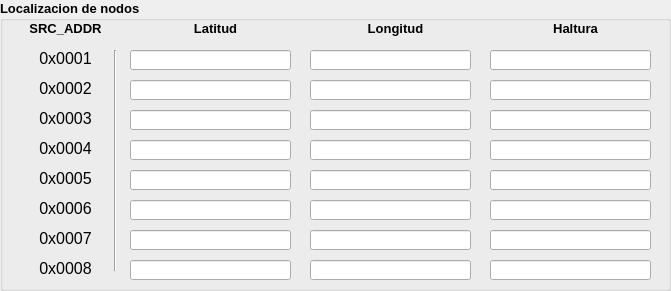
   <widget class="QGroupBox" name="groupBoxLocalizacionNodos">
    <property name="geometry">
     <rect>
      <x>670</x>
      <y>50</y>
      <width>671</width>
      <height>291</height>
     </rect>
    </property>
    <property name="font">
     <font>
      <pointsize>10</pointsize>
      <weight>75</weight>
      <bold>true</bold>
     </font>
    </property>
    <property name="styleSheet">
     <string notr="true"/>
    </property>
    <property name="title">
     <string>Localizacion de nodos</string>
    </property>
    <widget class="QLabel" name="label_2">
     <property name="geometry">
      <rect>
       <x>30</x>
       <y>50</y>
       <width>71</width>
       <height>16</height>
      </rect>
     </property>
     <property name="font">
      <font>
       <pointsize>12</pointsize>
       <weight>50</weight>
       <bold>false</bold>
      </font>
     </property>
     <property name="text">
      <string>0x0001</string>
     </property>
     <property name="alignment">
      <set>Qt::AlignCenter</set>
     </property>
    </widget>
    <widget class="QLabel" name="label_3">
     <property name="geometry">
      <rect>
       <x>30</x>
       <y>20</y>
       <width>71</width>
       <height>16</height>
      </rect>
     </property>
     <property name="font">
      <font>
       <pointsize>10</pointsize>
       <weight>75</weight>
       <bold>true</bold>
      </font>
     </property>
     <property name="text">
      <string>SRC_ADDR</string>
     </property>
     <property name="alignment">
      <set>Qt::AlignCenter</set>
     </property>
    </widget>
    <widget class="QLineEdit" name="lineEdit_1">
     <property name="geometry">
      <rect>
       <x>130</x>
       <y>50</y>
       <width>161</width>
       <height>20</height>
      </rect>
     </property>
     <property name="font">
      <font>
       <pointsize>11</pointsize>
       <weight>50</weight>
       <bold>false</bold>
      </font>
     </property>
     <property name="alignment">
      <set>Qt::AlignCenter</set>
     </property>
    </widget>
    <widget class="QLineEdit" name="lineEdit_2">
     <property name="geometry">
      <rect>
       <x>310</x>
       <y>50</y>
       <width>161</width>
       <height>20</height>
      </rect>
     </property>
     <property name="font">
      <font>
       <pointsize>11</pointsize>
       <weight>50</weight>
       <bold>false</bold>
      </font>
     </property>
     <property name="text">
      <string/>
     </property>
     <property name="alignment">
      <set>Qt::AlignCenter</set>
     </property>
    </widget>
    <widget class="QLineEdit" name="lineEdit_3">
     <property name="geometry">
      <rect>
       <x>490</x>
       <y>50</y>
       <width>161</width>
       <height>20</height>
      </rect>
     </property>
     <property name="font">
      <font>
       <pointsize>11</pointsize>
       <weight>50</weight>
       <bold>false</bold>
      </font>
     </property>
     <property name="alignment">
      <set>Qt::AlignCenter</set>
     </property>
    </widget>
    <widget class="Line" name="line">
     <property name="geometry">
      <rect>
       <x>105</x>
       <y>50</y>
       <width>21</width>
       <height>221</height>
      </rect>
     </property>
     <property name="orientation">
      <enum>Qt::Vertical</enum>
     </property>
    </widget>
    <widget class="QLabel" name="label_4">
     <property name="geometry">
      <rect>
       <x>180</x>
       <y>20</y>
       <width>71</width>
       <height>16</height>
      </rect>
     </property>
     <property name="font">
      <font>
       <pointsize>10</pointsize>
       <weight>75</weight>
       <bold>true</bold>
      </font>
     </property>
     <property name="text">
      <string>Latitud</string>
     </property>
     <property name="alignment">
      <set>Qt::AlignCenter</set>
     </property>
    </widget>
    <widget class="QLabel" name="label_5">
     <property name="geometry">
      <rect>
       <x>360</x>
       <y>20</y>
       <width>71</width>
       <height>16</height>
      </rect>
     </property>
     <property name="font">
      <font>
       <pointsize>10</pointsize>
       <weight>75</weight>
       <bold>true</bold>
      </font>
     </property>
     <property name="text">
      <string>Longitud</string>
     </property>
     <property name="alignment">
      <set>Qt::AlignCenter</set>
     </property>
    </widget>
    <widget class="QLabel" name="label_6">
     <property name="geometry">
      <rect>
       <x>540</x>
       <y>20</y>
       <width>71</width>
       <height>16</height>
      </rect>
     </property>
     <property name="font">
      <font>
       <pointsize>10</pointsize>
       <weight>75</weight>
       <bold>true</bold>
      </font>
     </property>
     <property name="text">
      <string>Haltura</string>
     </property>
     <property name="alignment">
      <set>Qt::AlignCenter</set>
     </property>
    </widget>
    <widget class="QLabel" name="label_8">
     <property name="geometry">
      <rect>
       <x>30</x>
       <y>80</y>
       <width>71</width>
       <height>16</height>
      </rect>
     </property>
     <property name="font">
      <font>
       <pointsize>12</pointsize>
       <weight>50</weight>
       <bold>false</bold>
      </font>
     </property>
     <property name="text">
      <string>0x0002</string>
     </property>
     <property name="alignment">
      <set>Qt::AlignCenter</set>
     </property>
    </widget>
    <widget class="QLineEdit" name="lineEdit_4">
     <property name="geometry">
      <rect>
       <x>130</x>
       <y>80</y>
       <width>161</width>
       <height>20</height>
      </rect>
     </property>
     <property name="font">
      <font>
       <pointsize>11</pointsize>
       <weight>50</weight>
       <bold>false</bold>
      </font>
     </property>
     <property name="alignment">
      <set>Qt::AlignCenter</set>
     </property>
    </widget>
    <widget class="QLineEdit" name="lineEdit_5">
     <property name="geometry">
      <rect>
       <x>310</x>
       <y>80</y>
       <width>161</width>
       <height>20</height>
      </rect>
     </property>
     <property name="font">
      <font>
       <pointsize>11</pointsize>
       <weight>50</weight>
       <bold>false</bold>
      </font>
     </property>
     <property name="alignment">
      <set>Qt::AlignCenter</set>
     </property>
    </widget>
    <widget class="QLineEdit" name="lineEdit_6">
     <property name="geometry">
      <rect>
       <x>490</x>
       <y>80</y>
       <width>161</width>
       <height>20</height>
      </rect>
     </property>
     <property name="font">
      <font>
       <pointsize>11</pointsize>
       <weight>50</weight>
       <bold>false</bold>
      </font>
     </property>
     <property name="alignment">
      <set>Qt::AlignCenter</set>
     </property>
    </widget>
    <widget class="QLineEdit" name="lineEdit_7">
     <property name="geometry">
      <rect>
       <x>130</x>
       <y>110</y>
       <width>161</width>
       <height>20</height>
      </rect>
     </property>
     <property name="font">
      <font>
       <pointsize>11</pointsize>
       <weight>50</weight>
       <bold>false</bold>
      </font>
     </property>
     <property name="alignment">
      <set>Qt::AlignCenter</set>
     </property>
    </widget>
    <widget class="QLineEdit" name="lineEdit_8">
     <property name="geometry">
      <rect>
       <x>310</x>
       <y>110</y>
       <width>161</width>
       <height>20</height>
      </rect>
     </property>
     <property name="font">
      <font>
       <pointsize>11</pointsize>
       <weight>50</weight>
       <bold>false</bold>
      </font>
     </property>
     <property name="alignment">
      <set>Qt::AlignCenter</set>
     </property>
    </widget>
    <widget class="QLineEdit" name="lineEdit_9">
     <property name="geometry">
      <rect>
       <x>490</x>
       <y>110</y>
       <width>161</width>
       <height>20</height>
      </rect>
     </property>
     <property name="font">
      <font>
       <pointsize>11</pointsize>
       <weight>50</weight>
       <bold>false</bold>
      </font>
     </property>
     <property name="alignment">
      <set>Qt::AlignCenter</set>
     </property>
    </widget>
    <widget class="QLabel" name="label_9">
     <property name="geometry">
      <rect>
       <x>30</x>
       <y>110</y>
       <width>71</width>
       <height>16</height>
      </rect>
     </property>
     <property name="font">
      <font>
       <pointsize>12</pointsize>
       <weight>50</weight>
       <bold>false</bold>
      </font>
     </property>
     <property name="text">
      <string>0x0003</string>
     </property>
     <property name="alignment">
      <set>Qt::AlignCenter</set>
     </property>
    </widget>
    <widget class="QLineEdit" name="lineEdit_10">
     <property name="geometry">
      <rect>
       <x>130</x>
       <y>140</y>
       <width>161</width>
       <height>20</height>
      </rect>
     </property>
     <property name="font">
      <font>
       <pointsize>11</pointsize>
       <weight>50</weight>
       <bold>false</bold>
      </font>
     </property>
     <property name="alignment">
      <set>Qt::AlignCenter</set>
     </property>
    </widget>
    <widget class="QLineEdit" name="lineEdit_11">
     <property name="geometry">
      <rect>
       <x>310</x>
       <y>140</y>
       <width>161</width>
       <height>20</height>
      </rect>
     </property>
     <property name="font">
      <font>
       <pointsize>11</pointsize>
       <weight>50</weight>
       <bold>false</bold>
      </font>
     </property>
     <property name="alignment">
      <set>Qt::AlignCenter</set>
     </property>
    </widget>
    <widget class="QLineEdit" name="lineEdit_12">
     <property name="geometry">
      <rect>
       <x>490</x>
       <y>140</y>
       <width>161</width>
       <height>20</height>
      </rect>
     </property>
     <property name="font">
      <font>
       <pointsize>11</pointsize>
       <weight>50</weight>
       <bold>false</bold>
      </font>
     </property>
     <property name="alignment">
      <set>Qt::AlignCenter</set>
     </property>
    </widget>
    <widget class="QLabel" name="label_10">
     <property name="geometry">
      <rect>
       <x>30</x>
       <y>140</y>
       <width>71</width>
       <height>16</height>
      </rect>
     </property>
     <property name="font">
      <font>
       <pointsize>12</pointsize>
       <weight>50</weight>
       <bold>false</bold>
      </font>
     </property>
     <property name="text">
      <string>0x0004</string>
     </property>
     <property name="alignment">
      <set>Qt::AlignCenter</set>
     </property>
    </widget>
    <widget class="QLineEdit" name="lineEdit_13">
     <property name="geometry">
      <rect>
       <x>130</x>
       <y>170</y>
       <width>161</width>
       <height>20</height>
      </rect>
     </property>
     <property name="font">
      <font>
       <pointsize>11</pointsize>
       <weight>50</weight>
       <bold>false</bold>
      </font>
     </property>
     <property name="alignment">
      <set>Qt::AlignCenter</set>
     </property>
    </widget>
    <widget class="QLabel" name="label_11">
     <property name="geometry">
      <rect>
       <x>30</x>
       <y>170</y>
       <width>71</width>
       <height>16</height>
      </rect>
     </property>
     <property name="font">
      <font>
       <pointsize>12</pointsize>
       <weight>50</weight>
       <bold>false</bold>
      </font>
     </property>
     <property name="text">
      <string>0x0005</string>
     </property>
     <property name="alignment">
      <set>Qt::AlignCenter</set>
     </property>
    </widget>
    <widget class="QLabel" name="label_23">
     <property name="geometry">
      <rect>
       <x>30</x>
       <y>230</y>
       <width>71</width>
       <height>16</height>
      </rect>
     </property>
     <property name="font">
      <font>
       <pointsize>12</pointsize>
       <weight>50</weight>
       <bold>false</bold>
      </font>
     </property>
     <property name="text">
      <string>0x0007</string>
     </property>
     <property name="alignment">
      <set>Qt::AlignCenter</set>
     </property>
    </widget>
    <widget class="QLineEdit" name="lineEdit_14">
     <property name="geometry">
      <rect>
       <x>310</x>
       <y>170</y>
       <width>161</width>
       <height>20</height>
      </rect>
     </property>
     <property name="font">
      <font>
       <pointsize>11</pointsize>
       <weight>50</weight>
       <bold>false</bold>
      </font>
     </property>
     <property name="text">
      <string/>
     </property>
     <property name="alignment">
      <set>Qt::AlignCenter</set>
     </property>
    </widget>
    <widget class="QLineEdit" name="lineEdit_15">
     <property name="geometry">
      <rect>
       <x>490</x>
       <y>170</y>
       <width>161</width>
       <height>20</height>
      </rect>
     </property>
     <property name="font">
      <font>
       <pointsize>11</pointsize>
       <weight>50</weight>
       <bold>false</bold>
      </font>
     </property>
     <property name="alignment">
      <set>Qt::AlignCenter</set>
     </property>
    </widget>
    <widget class="QLineEdit" name="lineEdit_16">
     <property name="geometry">
      <rect>
       <x>130</x>
       <y>200</y>
       <width>161</width>
       <height>20</height>
      </rect>
     </property>
     <property name="font">
      <font>
       <pointsize>11</pointsize>
       <weight>50</weight>
       <bold>false</bold>
      </font>
     </property>
     <property name="alignment">
      <set>Qt::AlignCenter</set>
     </property>
    </widget>
    <widget class="QLineEdit" name="lineEdit_17">
     <property name="geometry">
      <rect>
       <x>310</x>
       <y>200</y>
       <width>161</width>
       <height>20</height>
      </rect>
     </property>
     <property name="font">
      <font>
       <pointsize>11</pointsize>
       <weight>50</weight>
       <bold>false</bold>
      </font>
     </property>
     <property name="alignment">
      <set>Qt::AlignCenter</set>
     </property>
    </widget>
    <widget class="QLineEdit" name="lineEdit_18">
     <property name="geometry">
      <rect>
       <x>490</x>
       <y>200</y>
       <width>161</width>
       <height>20</height>
      </rect>
     </property>
     <property name="font">
      <font>
       <pointsize>11</pointsize>
       <weight>50</weight>
       <bold>false</bold>
      </font>
     </property>
     <property name="alignment">
      <set>Qt::AlignCenter</set>
     </property>
    </widget>
    <widget class="QLineEdit" name="lineEdit_19">
     <property name="geometry">
      <rect>
       <x>130</x>
       <y>230</y>
       <width>161</width>
       <height>20</height>
      </rect>
     </property>
     <property name="font">
      <font>
       <pointsize>11</pointsize>
       <weight>50</weight>
       <bold>false</bold>
      </font>
     </property>
     <property name="alignment">
      <set>Qt::AlignCenter</set>
     </property>
    </widget>
    <widget class="QLabel" name="label_25">
     <property name="geometry">
      <rect>
       <x>30</x>
       <y>200</y>
       <width>71</width>
       <height>16</height>
      </rect>
     </property>
     <property name="font">
      <font>
       <pointsize>12</pointsize>
       <weight>50</weight>
       <bold>false</bold>
      </font>
     </property>
     <property name="text">
      <string>0x0006</string>
     </property>
     <property name="alignment">
      <set>Qt::AlignCenter</set>
     </property>
    </widget>
    <widget class="QLabel" name="label_27">
     <property name="geometry">
      <rect>
       <x>30</x>
       <y>260</y>
       <width>71</width>
       <height>16</height>
      </rect>
     </property>
     <property name="font">
      <font>
       <pointsize>12</pointsize>
       <weight>50</weight>
       <bold>false</bold>
      </font>
     </property>
     <property name="text">
      <string>0x0008</string>
     </property>
     <property name="alignment">
      <set>Qt::AlignCenter</set>
     </property>
    </widget>
    <widget class="QLineEdit" name="lineEdit_20">
     <property name="geometry">
      <rect>
       <x>310</x>
       <y>230</y>
       <width>161</width>
       <height>20</height>
      </rect>
     </property>
     <property name="font">
      <font>
       <pointsize>11</pointsize>
       <weight>50</weight>
       <bold>false</bold>
      </font>
     </property>
     <property name="alignment">
      <set>Qt::AlignCenter</set>
     </property>
    </widget>
    <widget class="QLineEdit" name="lineEdit_21">
     <property name="geometry">
      <rect>
       <x>490</x>
       <y>230</y>
       <width>161</width>
       <height>20</height>
      </rect>
     </property>
     <property name="font">
      <font>
       <pointsize>11</pointsize>
       <weight>50</weight>
       <bold>false</bold>
      </font>
     </property>
     <property name="alignment">
      <set>Qt::AlignCenter</set>
     </property>
    </widget>
    <widget class="QLineEdit" name="lineEdit_22">
     <property name="geometry">
      <rect>
       <x>130</x>
       <y>260</y>
       <width>161</width>
       <height>20</height>
      </rect>
     </property>
     <property name="font">
      <font>
       <pointsize>11</pointsize>
       <weight>50</weight>
       <bold>false</bold>
      </font>
     </property>
     <property name="alignment">
      <set>Qt::AlignCenter</set>
     </property>
    </widget>
    <widget class="QLineEdit" name="lineEdit_23">
     <property name="geometry">
      <rect>
       <x>310</x>
       <y>260</y>
       <width>161</width>
       <height>20</height>
      </rect>
     </property>
     <property name="font">
      <font>
       <pointsize>11</pointsize>
       <weight>50</weight>
       <bold>false</bold>
      </font>
     </property>
     <property name="alignment">
      <set>Qt::AlignCenter</set>
     </property>
    </widget>
    <widget class="QLineEdit" name="lineEdit_24">
     <property name="geometry">
      <rect>
       <x>490</x>
       <y>260</y>
       <width>161</width>
       <height>20</height>
      </rect>
     </property>
     <property name="font">
      <font>
       <pointsize>11</pointsize>
       <weight>50</weight>
       <bold>false</bold>
      </font>
     </property>
     <property name="alignment">
      <set>Qt::AlignCenter</set>
     </property>
    </widget>
   </widget>
